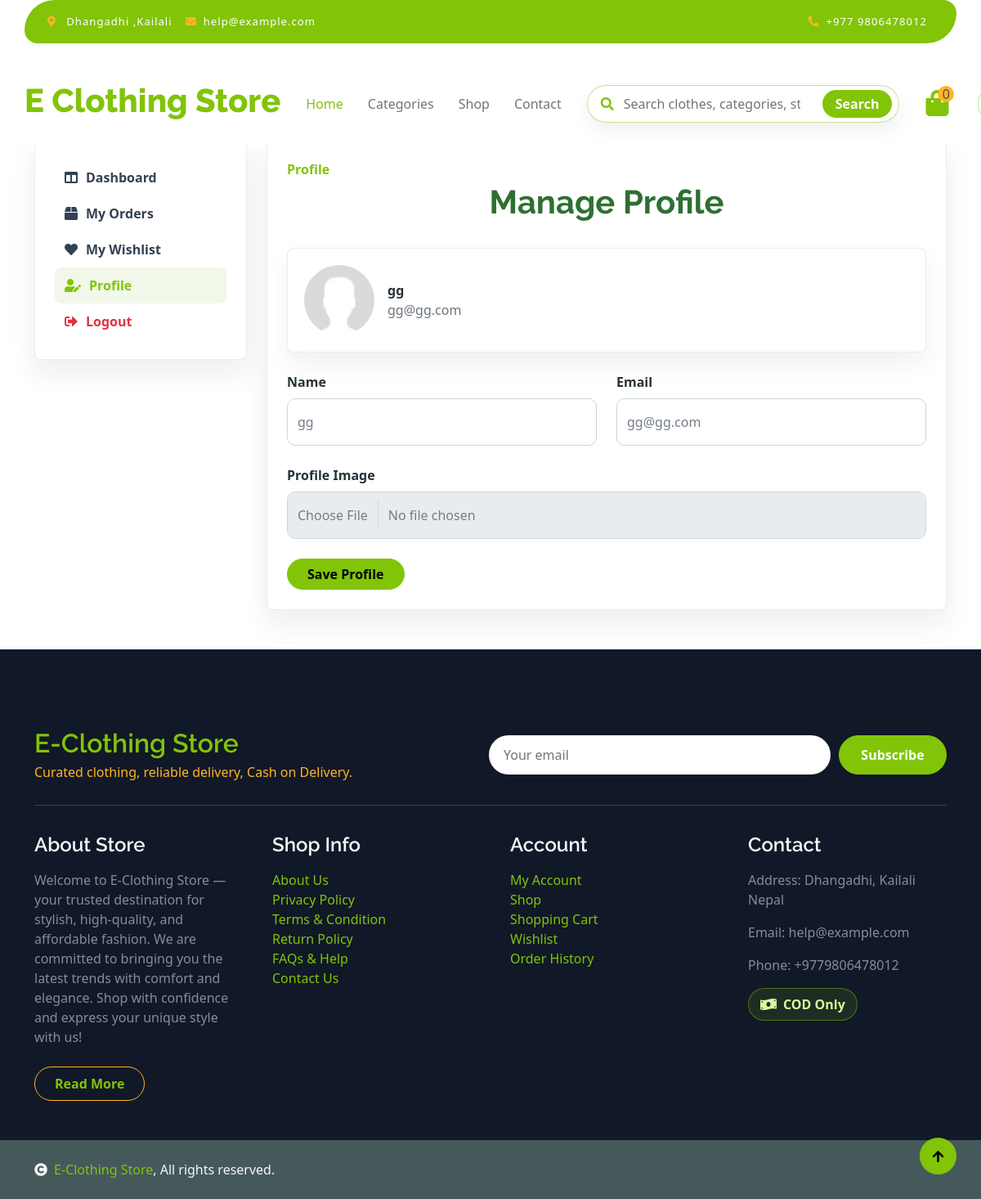
The app's page /user/profile.php (signed in) with its own data.
### tables this page shows
CREATE TABLE `users` (
  `id` int NOT NULL AUTO_INCREMENT,
  `name` varchar(200) NOT NULL,
  `email` varchar(100) NOT NULL,
  `password` varchar(255) NOT NULL,
  `image` varchar(255) DEFAULT NULL,
  `user_type` varchar(50) DEFAULT 'user',
  `created_at` datetime DEFAULT CURRENT_TIMESTAMP,
  `deleted_at` datetime DEFAULT NULL,
  PRIMARY KEY (`id`),
  UNIQUE KEY `email` (`email`)
);

CREATE TABLE `store_settings` (
  `id` int NOT NULL AUTO_INCREMENT,
  `store_name` varchar(255) NOT NULL,
  `store_logo` varchar(255) DEFAULT NULL,
  `contact_number` varchar(50) DEFAULT NULL,
  `store_email` varchar(255) DEFAULT NULL,
  `store_address` varchar(255) DEFAULT NULL,
  `store_information` text,
  `established_date` varchar(50) DEFAULT NULL,
  `currency_code` varchar(10) NOT NULL DEFAULT 'NPR',
  `currency_symbol` varchar(20) NOT NULL DEFAULT 'Rs',
  PRIMARY KEY (`id`)
);

CREATE TABLE `store_pages` (
  `id` int NOT NULL AUTO_INCREMENT,
  `slug` varchar(120) NOT NULL,
  `title` varchar(180) NOT NULL,
  `content` mediumtext NOT NULL,
  `footer_group` varchar(50) NOT NULL DEFAULT 'shop',
  `sort_order` int NOT NULL DEFAULT '0',
  `is_active` tinyint(1) NOT NULL DEFAULT '1',
  `updated_at` datetime DEFAULT CURRENT_TIMESTAMP ON UPDATE CURRENT_TIMESTAMP,
  PRIMARY KEY (`id`),
  UNIQUE KEY `unique_store_page_slug` (`slug`)
);

### includes/store.php (called while the page is built, shortened)
<?php
function ensure_store_settings_schema(mysqli $con): void
{
    $columns = [];
    $result = mysqli_query($con, "SHOW COLUMNS FROM store_settings");
    while ($result && $row = mysqli_fetch_assoc($result)) {
        $columns[] = $row['Field'];
    }
}
function get_store_settings(mysqli $con): array
{
    ensure_store_settings_schema($con);
    $result = mysqli_query($con, "SELECT * FROM store_settings ORDER BY id DESC LIMIT 1");
    $settings = $result ? (mysqli_fetch_assoc($result) ?: []) : [];
    return array_merge([
        'store_name' => 'E-Clothing Store',
        'store_logo' => null,
        'contact_number' => '+9779806478012',
        'store_email' => 'help@example.com',
        'store_address' => 'Dhangadhi, Kailali Nepal',
        'store_information' => 'Quality fashion, fast service, and reliable Cash on Delivery across Nepal.',
        'currency_code' => 'NPR',
        'currency_symbol' => 'Rs',
    ], $settings);
}

### includes/pages.php (called while the page is built, shortened)
<?php
function ensure_store_pages_table(mysqli $con): void
{
    mysqli_query($con, "
        CREATE TABLE IF NOT EXISTS store_pages (
            id INT NOT NULL AUTO_INCREMENT,
            slug VARCHAR(120) NOT NULL,
            title VARCHAR(180) NOT NULL,
            content MEDIUMTEXT NOT NULL,
            footer_group VARCHAR(50) NOT NULL DEFAULT 'shop',
            sort_order INT NOT NULL DEFAULT 0,
            is_active TINYINT(1) NOT NULL DEFAULT 1,
            updated_at DATETIME DEFAULT CURRENT_TIMESTAMP ON UPDATE CURRENT_TIMESTAMP,
            PRIMARY KEY (id),
            UNIQUE KEY unique_store_page_slug (slug)
        ) ENGINE=InnoDB DEFAULT CHARSET=utf8mb4 COLLATE=utf8mb4_general_ci
    ");
    $countResult = mysqli_query($con, "SELECT COUNT(*) AS total FROM store_pages");
    $count = (int) (mysqli_fetch_assoc($countResult)['total'] ?? 0);
    if ($count > 0) {
        return;
    }
}
function get_footer_pages(mysqli $con): array
{
    ensure_store_pages_table($con);
    $pages = [];
    $result = mysqli_query($con, "SELECT slug, title FROM store_pages WHERE is_active = 1 ORDER BY sort_order ASC, title ASC");
    while ($result && $row = mysqli_fetch_assoc($result)) {
        $pages[] = $row;
    }
    return $pages;
}

### user/profile.php (the view, shortened to what this page needs)
<?php
$con = db_connect();
$user_id = (int) $_SESSION['user_id'];
$user = mysqli_fetch_assoc(mysqli_query($con, "SELECT * FROM users WHERE id = $user_id"));
?>
<?php include("includes/header.php"); ?>
<main class="container py-5" style="padding-top: 170px !important;">
    <div class="account-layout">
        <?php include("includes/account_sidebar.php"); ?>
        <section class="account-panel">
            <p class="text-primary fw-bold mb-1">Profile</p>
            <h1>Manage Profile</h1>
            <form method="POST" enctype="multipart/form-data" class="mt-4">
                <div class="row g-4">
                    <div class="col-12">
                        <?php
                        $profileImage = !empty($user['image']) ? '../assets/images/' . $user['image'] : '../assets/images/avatar.jpg';
                        ?>
                        <div class="d-flex align-items-center gap-3 filter-panel">
                            <img src="<?= htmlspecialchars($profileImage) ?>" alt="Profile image" style="width: 86px; height: 86px; object-fit: cover; border-radius: 50%;">
                            <div>
                                <strong><?= htmlspecialchars($user['name'] ?? 'Customer') ?></strong>
                                <div class="text-muted"><?= htmlspecialchars($user['email'] ?? '') ?></div>
                            </div>
                        </div>
                    </div>
                    <div class="col-md-6">
                        <label class="form-label fw-bold">Name</label>
                        <input class="form-control py-3" type="text" name="name" value="<?= htmlspecialchars($user['name'] ?? '') ?>" required>
                    </div>
                    <div class="col-md-6">
                        <label class="form-label fw-bold">Email</label>
                        <input class="form-control py-3" type="email" name="email" value="<?= htmlspecialchars($user['email'] ?? '') ?>" required>
                    </div>
                    <div class="col-12">
                        <label class="form-label fw-bold">Profile Image</label>
                        <input class="form-control py-3" type="file" name="image" accept="image/*">
                    </div>
                </div>
                <button class="btn btn-primary rounded-pill px-4 mt-4" type="submit">Save Profile</button>
            </form>
        </section>
    </div>
</main>
<?php include("includes/footer.php"); ?>

### user/includes/footer.php (shortened to what this page needs)
<?php
require_once __DIR__ . '/../../includes/pages.php';
require_once __DIR__ . '/../../includes/store.php';
$footerCon = isset($con) && $con instanceof mysqli ? $con : db_connect();
$footerSettings = get_store_settings($footerCon);
$footerPages = get_footer_pages($footerCon);
?>
<footer class="store-footer bg-dark text-white-50 pt-5 mt-5">
    <div class="container py-5">
        <div class="footer-top">
            <div>
                <h2 class="text-primary mb-1"><?= htmlspecialchars($footerSettings['store_name']) ?></h2>
                <p class="text-secondary mb-0">Curated clothing, reliable delivery, Cash on Delivery.</p>
            </div>
            <form class="footer-subscribe" action="contact.php" method="GET">
                <input class="form-control" type="email" placeholder="Your email" aria-label="Subscribe email">
                <button type="submit" class="btn btn-primary text-white">Subscribe</button>
            </form>
        </div>
        <div class="row g-5">
            <div class="col-lg-3 col-md-6">
                <div class="footer-item">
                    <h4 class="text-light mb-3">About Store</h4>
                    <p class="mb-4"><?= htmlspecialchars($footerSettings['store_information']) ?></p>
                    <a href="page.php?slug=about-us" class="btn border-secondary py-2 px-4 rounded-pill text-primary">Read More</a>
                </div>
            </div>
            <div class="col-lg-3 col-md-6">
                <div class="d-flex flex-column text-start footer-item">
                    <h4 class="text-light mb-3">Shop Info</h4>
                    <?php foreach ($footerPages as $page): ?>
                        <a class="btn-link" href="page.php?slug=<?= urlencode($page['slug']) ?>"><?= htmlspecialchars($page['title']) ?></a>
                    <?php endforeach; ?>
                    <a class="btn-link" href="contact.php">Contact Us</a>
                </div>
            </div>
            <div class="col-lg-3 col-md-6">
                <div class="d-flex flex-column text-start footer-item">
                    <h4 class="text-light mb-3">Account</h4>
                    <a class="btn-link" href="myaccount.php">My Account</a>
                    <a class="btn-link" href="our_shop.php">Shop</a>
                    <a class="btn-link" href="cart.php">Shopping Cart</a>
                    <a class="btn-link" href="wishlist.php">Wishlist</a>
                    <a class="btn-link" href="myorders.php">Order History</a>
                </div>
            </div>
            <div class="col-lg-3 col-md-6">
                <div class="footer-item">
                    <h4 class="text-light mb-3">Contact</h4>
                    <p>Address: <?= htmlspecialchars($footerSettings['store_address']) ?></p>
                    <p>Email: <?= htmlspecialchars($footerSettings['store_email']) ?></p>
                    <p>Phone: <?= htmlspecialchars($footerSettings['contact_number']) ?></p>
                    <div class="cod-payment-badge"><i class="fas fa-money-bill-wave"></i> COD Only</div>
                </div>
            </div>
        </div>
    </div>
</footer>
<div class="container-fluid copyright bg-dark py-4">
    <div class="container">
        <span class="text-light"><a href="../index.php"><i class="fas fa-copyright text-light me-2"></i><?= htmlspecialchars($footerSettings['store_name']) ?></a>, All rights reserved.</span>
    </div>
</div>
<a href="#" class="btn btn-primary border-3 border-primary rounded-circle back-to-top"><i class="fa fa-arrow-up"></i></a>

### design-assets/css/product_details.css (style rules this page uses)
body { font-family: 'Segoe UI', sans-serif; background-color: #f8f9fa; }

### design-assets/css/order_success.css (style rules this page uses)
body { margin: 0; padding: 0; background: #fff; font-family: 'Arial', sans-serif; color: #212529; min-height: 100vh; }

### design-assets/css/myorder.css (style rules this page uses)
body { background-color: #fff; font-family: 'Segoe UI', Tahoma, Geneva, Verdana, sans-serif; padding: 40px 20px; color: #1f4635; }
h1 { font-weight: 700; color: #2e7031; margin-bottom: 2rem; text-align: center; }

### design-assets/css/style.css (style rules this page uses)
.back-to-top { position: fixed; right: 30px; bottom: 30px; display: flex; width: 45px; height: 45px; align-items: center; justify-content: center; transition: 0.5s; z-index: 99; }
.btn { font-weight: 600; transition: .5s; }
.btn.border-secondary { transition: 0.5s; }

### design-assets/css/storefront-modern.css (style rules this page uses)
html { min-height: 100%; }
body { margin: 0; padding: 0; min-height: 100vh; display: flex; flex-direction: column; overflow-x: hidden; }
body > main { flex: 1 0 auto; width: 100%; }
.category-card, .account-sidebar, .account-panel, .checkout-panel { height: 100%; display: block; padding: 24px; border: 1px solid rgba(15, 23, 42, 0.08); border-radius: 8px; background: #ffffff; color: #263238; text-decoration: none; box-shadow: 0 16px 34px rgba(15, 23, 42, 0.08); }
.store-footer, .footer { background: #111827 !important; width: 100%; flex-shrink: 0; margin-top: auto !important; }
.copyright { width: 100%; flex-shrink: 0; }
.footer-top { display: grid; grid-template-columns: minmax(0, 1fr) minmax(320px, 560px); gap: 24px; align-items: center; padding-bottom: 28px; margin-bottom: 34px; border-bottom: 1px solid rgba(226, 175, 24, 0.28); }
.footer-subscribe { display: flex; gap: 10px; }
.footer-subscribe input { min-height: 48px; border: 0; border-radius: 999px; padding: 0 18px; }
.footer-subscribe button { min-width: 132px; border-radius: 999px; }
.cod-payment-badge { display: inline-flex; align-items: center; gap: 8px; min-height: 40px; padding: 0 14px; border: 1px solid rgba(129, 196, 8, 0.45); border-radius: 999px; background: rgba(129, 196, 8, 0.12); color: #d9f99d; font-weight: 800; }
.account-layout { display: grid; grid-template-columns: 260px minmax(0, 1fr); gap: 24px; }
.filter-panel { padding: 20px; border: 1px solid rgba(15, 23, 42, 0.08); border-radius: 8px; background: #ffffff; box-shadow: 0 14px 30px rgba(15, 23, 42, 0.06); }

### records on screen
users: image (placeholder picture), name "gg", email "gg@gg.com"
store_settings: store_name "E-Clothing Store", store_information "Welcome to E-Clothing Store — your trusted destination for stylish, high-quality, and affordable fashion. We are committed to bringing you the latest trends with comfort and elegance. Shop with confidence and express your unique style with us!", store_address "Dhangadhi, Kailali Nepal", store_email "help@example.com", contact_number "+9779806478012"
store_pages: title "About Us"
store_pages: title "Privacy Policy"
store_pages: title "Terms & Condition"
store_pages: title "Return Policy"
store_pages: title "FAQs & Help"

### other values on screen
$cartCount "0"
